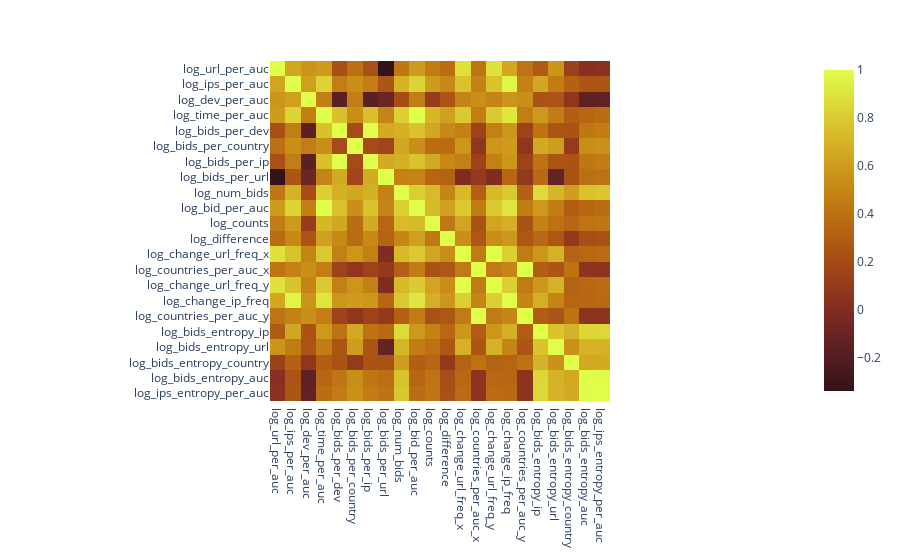

Notebook code cell kept with this figure:
### Code cell
import plotly.express as px

X_corr = X.corr()
fig = px.imshow(X_corr, color_continuous_scale='solar')
fig.show()

### Figure 1 — Plotly figure (JSON) as saved in the notebook; plotly's stock layout.template omitted (floating-point values rounded to 4 significant figures; data arrays with more than 128 entries replaced by an {"elided": "..."} marker saying what was removed)
{"data": [{"coloraxis": "coloraxis", "hovertemplate": "x: %{x}<br>y: %{y}<br>color: %{z}<extra></extra>", "type": "heatmap", "x": ["log_url_per_auc", "log_ips_per_auc", "log_dev_per_auc", "log_time_per_auc", "log_bids_per_dev", "log_bids_per_country", "log_bids_per_ip", "log_bids_per_url", "log_num_bids", "log_bid_per_auc", "log_counts", "log_difference", "log_change_url_freq_x", "log_countries_per_auc_x", "log_change_url_freq_y", "log_change_ip_freq", "log_countries_per_auc_y", "log_bids_entropy_ip", "log_bids_entropy_url", "log_bids_entropy_country", "log_bids_entropy_auc", "log_ips_entropy_per_auc"], "y": ["log_url_per_auc", "log_ips_per_auc", "log_dev_per_auc", "log_time_per_auc", "log_bids_per_dev", "log_bids_per_country", "log_bids_per_ip", "log_bids_per_url", "log_num_bids", "log_bid_per_auc", "log_counts", "log_difference", "log_change_url_freq_x", "log_countries_per_auc_x", "log_change_url_freq_y", "log_change_ip_freq", "log_countries_per_auc_y", "log_bids_entropy_ip", "log_bids_entropy_url", "log_bids_entropy_country", "log_bids_entropy_auc", "log_ips_entropy_per_auc"], "z": {"elided": "22x22 float values"}}], "layout": {"coloraxis": {"colorscale": [[0, "rgb(51, 19, 23)"], [0.09091, "rgb(79, 28, 33)"], [0.1818, "rgb(108, 36, 36)"], [0.2727, "rgb(135, 47, 32)"], [0.3636, "rgb(157, 66, 25)"], [0.4545, "rgb(174, 88, 20)"], [0.5455, "rgb(188, 111, 19)"], [0.6364, "rgb(199, 137, 22)"], [0.7273, "rgb(209, 164, 32)"], [0.8182, "rgb(217, 192, 44)"], [0.9091, "rgb(222, 222, 59)"], [1, "rgb(224, 253, 74)"]]}, "margin": {"t": 60}, "xaxis": {"constrain": "domain", "scaleanchor": "y"}, "yaxis": {"autorange": "reversed", "constrain": "domain"}}}
